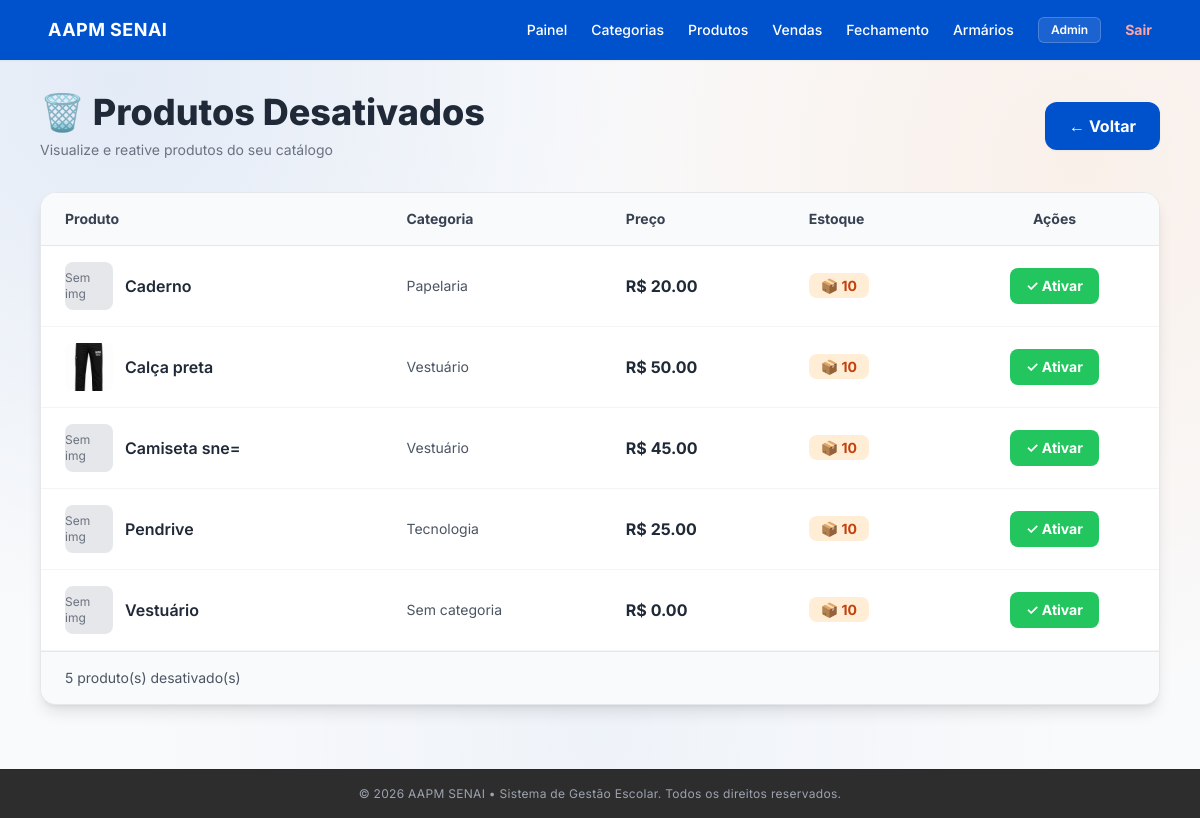
/produtos/desativados/listar (signed in), run on the app's committed database.
### app/models/produto_model.py (models this page shows, shortened)
class Produto(Base):
    __tablename__ = "produtos"
    id           = Column(Integer, primary_key=True, autoincrement=True, index=True)
    nome         = Column(String(150), nullable=False, index=True)
    preco        = Column(Float, nullable=False, default=0.0)
    ativo        = Column(Boolean, default=True)
    imagem_path  = Column(String(255), nullable=True)
    categoria_id = Column(Integer, ForeignKey("categorias.id", ondelete="SET NULL"), nullable=True)
    categoria    = relationship("Categoria", back_populates="produtos")
    variacoes    = relationship("ProdutoVariacao", back_populates="produto", cascade="all, delete-orphan")

### app/models/categoria_model.py (models this page shows)
class Categoria(Base):
    __tablename__ = "categorias"
    id = Column(Integer, primary_key=True, autoincrement=True, index=True)
    nome = Column(String(100), nullable=False, unique=True, index=True) # Adicionado index=True para busca rápida
    ativo = Column(Boolean, default=True)
    produtos = relationship(
        "Produto",
        back_populates="categoria",
        cascade="all, delete-orphan", # Garante que se a categoria for deletada, a integridade é mantida
        lazy="select"
    )

### app/models/produto_variacao_model.py (models this page shows, shortened)
class ProdutoVariacao(Base):
    __tablename__ = "produto_variacoes"
    __table_args__ = (
        UniqueConstraint("produto_id", "tamanho", "cor", name="uq_variacao_produto_tamanho_cor"),
    )
    id            = Column(Integer, primary_key=True, autoincrement=True, index=True)
    produto_id    = Column(Integer, ForeignKey("produtos.id", ondelete="CASCADE"), nullable=False)
    tamanho       = Column(String(20), nullable=False)
    cor           = Column(String(50), nullable=False)
    sku           = Column(String(50), nullable=True, unique=True)
    preco         = Column(Float, nullable=True)  # se None, usa o preço base do produto
    estoque_atual = Column(Integer, nullable=False, default=0)
    ativo         = Column(Boolean, default=True)
    produto = relationship("Produto", back_populates="variacoes")

### app/controllers/produto_controller.py (the view)
@router.get("/desativados/listar")
def listar_desativados(
    request: Request,
    db: Session = Depends(get_db),
    admin=Depends(require_admin)
):
    produtos_desativados = (
        db.query(Produto)
        .filter(Produto.ativo == False)
        .order_by(Produto.nome.asc())
        .all()
    )
    return templates.TemplateResponse(
        request,
        "produtos/desativados.html",
        {
            "request": request,
            "usuario": admin,
            "produtos": produtos_desativados,
        }
    )

### app/templates/produtos/desativados.html (shortened to what this page needs)
{% extends "base.html" %}
{% block conteudo %}
<div class="max-w-6xl mx-auto pt-6 pb-12 px-4">
    <div class="flex items-center justify-between mb-8">
        <div>
            <h1 class="text-4xl font-extrabold text-gray-800">🗑️ Produtos Desativados</h1>
            <p class="text-sm text-gray-500 mt-2">Visualize e reative produtos do seu catálogo</p>
        </div>
        <a href="/produtos" class="bg-[#0052cc] hover:bg-blue-700 text-white font-bold px-6 py-3 rounded-xl transition shadow-sm">
            ← Voltar
        </a>
    </div>
    <div class="bg-white rounded-2xl shadow-lg border border-gray-200 overflow-hidden">
        {% if produtos %}
        <div class="overflow-x-auto">
            <table class="w-full">
                <thead class="bg-gray-50 border-b border-gray-200">
                    <tr>
                        <th class="text-left px-6 py-4 font-bold text-gray-700 text-sm">Produto</th>
                        <th class="text-left px-6 py-4 font-bold text-gray-700 text-sm">Categoria</th>
                        <th class="text-left px-6 py-4 font-bold text-gray-700 text-sm">Preço</th>
                        <th class="text-left px-6 py-4 font-bold text-gray-700 text-sm">Estoque</th>
                        <th class="text-center px-6 py-4 font-bold text-gray-700 text-sm">Ações</th>
                    </tr>
                </thead>
                <tbody>
                    {% for produto in produtos %}
                    <tr class="border-b border-gray-100 hover:bg-gray-50 transition">
                        <td class="px-6 py-4">
                            <div class="flex items-center gap-3">
                                {% if produto.imagem_url %}
                                <img src="{{ produto.imagem_url }}" alt="{{ produto.nome }}" class="w-12 h-12 rounded-lg object-cover">
                                {% else %}
                                <div class="w-12 h-12 bg-gray-200 rounded-lg flex items-center justify-center">
                                    <span class="text-gray-500 text-xs">Sem img</span>
                                </div>
                                {% endif %}
                                <span class="font-semibold text-gray-800">{{ produto.nome }}</span>
                            </div>
                        </td>
                        <td class="px-6 py-4 text-gray-600 text-sm">
                            {{ produto.categoria.nome if produto.categoria else "Sem categoria" }}
                        </td>
                        <td class="px-6 py-4 font-bold text-gray-800">
                            R$ {{ "%.2f"|format(produto.preco) }}
                        </td>
                        <td class="px-6 py-4 text-sm">
                            <span class="bg-orange-100 text-orange-700 font-bold px-3 py-1 rounded-lg">
                                📦 {{ produto.estoque_total }}
                            </span>
                        </td>
                        <td class="px-6 py-4 text-center">
                            <form action="/produtos/{{ produto.id }}/ativar" method="post" style="display: inline;">
                                <button type="submit" class="bg-green-500 hover:bg-green-600 text-white font-bold px-4 py-2 rounded-lg transition text-sm" onclick="return confirm('Ativar {{ produto.nome }}?')">
                                    ✓ Ativar
                                </button>
                            </form>
                        </td>
                    </tr>
                    {% endfor %}
                </tbody>
            </table>
        </div>
        <div class="px-6 py-4 bg-gray-50 border-t border-gray-200 text-sm text-gray-600">
            {{ produtos|length }} produto(s) desativado(s)
        </div>
        {% endif %}
    </div>
</div>
{% endblock %}

### app/static/css/style.css (style rules this page uses)
:root { --blue: #0052cc; --blue-dark: #003f9e; --blue-light: #eaf2ff; --orange: #ff6a00; --orange-light: #fff1e8; --green: #16a34a; --green-light: #ecfdf3; --red: #dc2626; --red-light: #fef2f2; --bg: #f5f7fb; --surface: #ffffff; --text: #0f172a; --text-secondary: #334155; --muted: #64748b; --muted-light: #94a3b8; --border: #e5eaf1; --border-light: #eef2f7; --shadow-sm: 0 4px 15px rgba(15, 23, 42, .04); --shadow-md: 0 10px 30px rgba(15, 23, 42, .06); --shadow-lg: 0 20px 45px rgba(15, 23, 42, .10); --radius-sm: 10px; --radius-md: 14px; --radius-lg: 18px; --radius-xl: 22px; }
* { box-sizing: border-box; }
html { scroll-behavior: smooth; }
body { margin: 0; min-height: 100vh; font-family: Inter, Arial, sans-serif; color: var(--text); background: radial-gradient( circle at 10% 10%, rgba(0, 82, 204, .09), transparent 42% ), radial-gradient( circle at 90% 20%, rgba(255, 106, 0, .07), transparent 42% ), radial-gradient( circle at 50% 90%, rgba(0, 82, 204, .045), transparent 50% ), var(--bg); -webkit-font-smoothing: antialiased; text-rendering: optimizeLegibility; }
button, a { -webkit-tap-highlight-color: transparent; }
button { font-family: inherit; }

### app/templates/base.html (style rules this page uses)
body { font-family: 'Inter', sans-serif; }

### data on the page
Produto: shows "Sem img", nome "Caderno", categoria "Papelaria", preco "20.00", estoque_total "10"
Produto: imagem_url (picture), nome "Calça preta", categoria "Vestuário", preco "50.00", estoque_total "10"
Produto: shows "Sem img", nome "Camiseta sne=", categoria "Vestuário", preco "45.00", estoque_total "10"
Produto: shows "Sem img", nome "Pendrive", categoria "Tecnologia", preco "25.00", estoque_total "10"
Produto: shows "Sem img", nome "Vestuário", categoria "Sem categoria", preco "0.00", estoque_total "10"

### other printed values
{{ usuario.nome }} "Admin"
{{ produtos|length }} "5"
